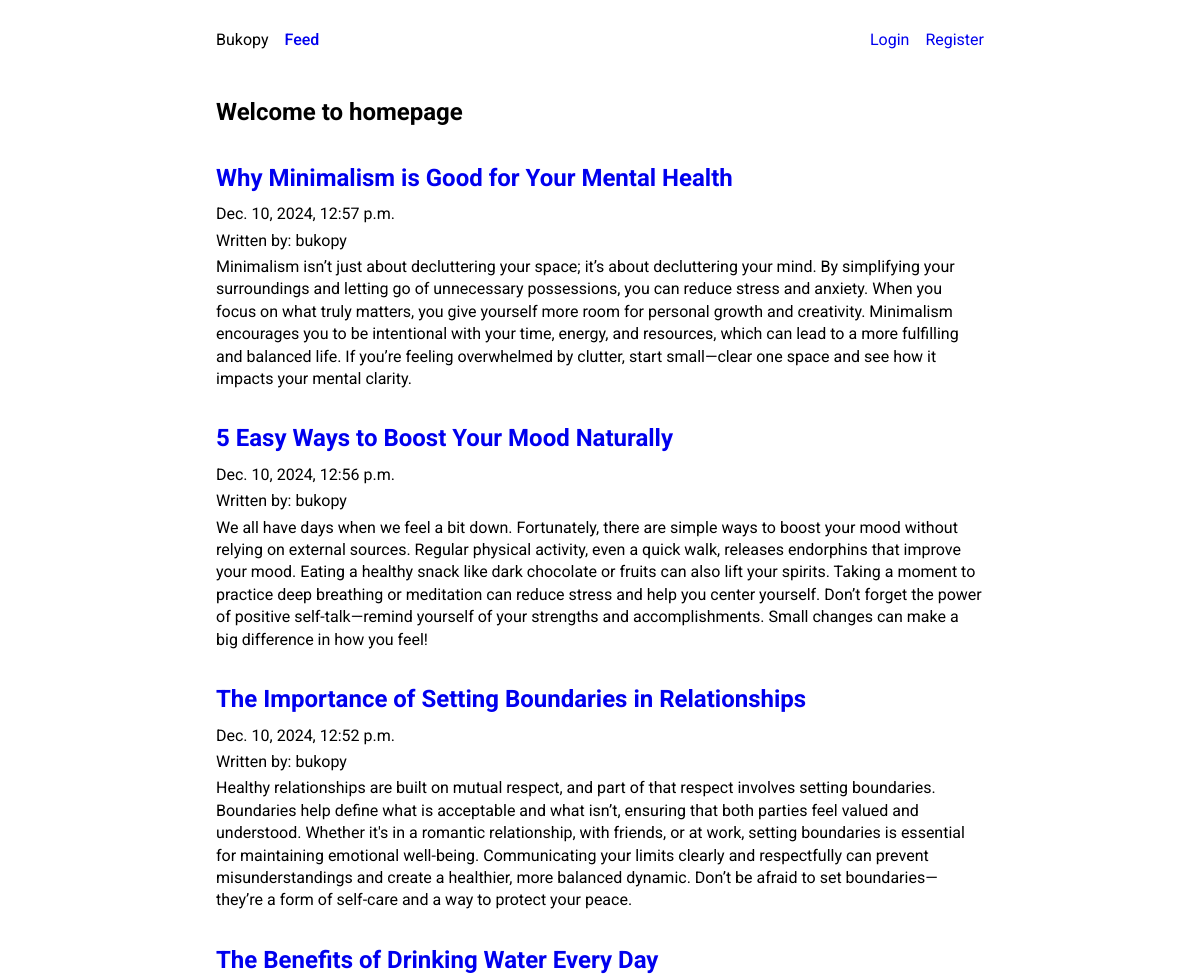
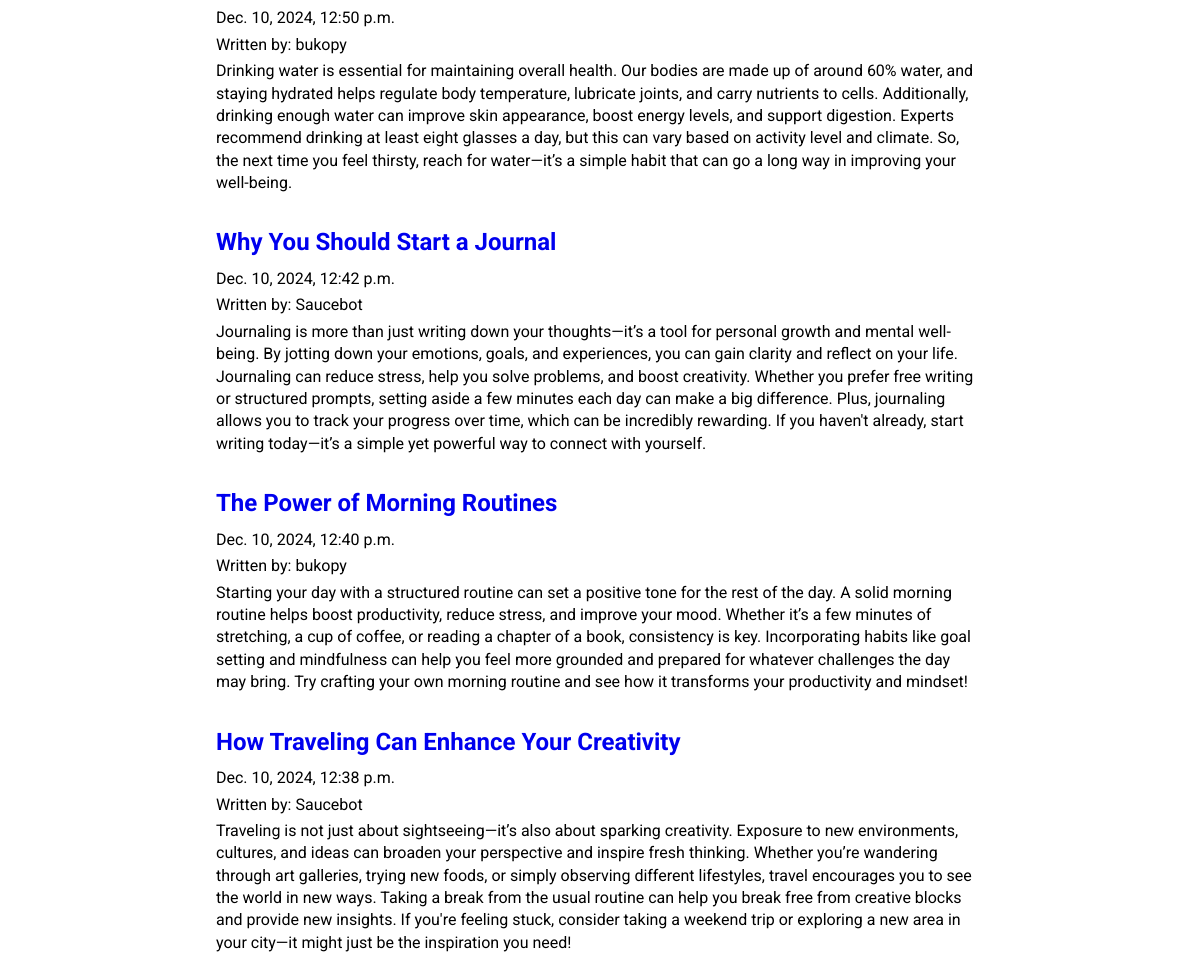
The page / on the database its author committed (2 pictures, top to bottom).
### posts/models.py (models this page shows, shortened)
class Post(models.Model):
    title = models.CharField(max_length=75)
    body = models.TextField()
    slug = models.SlugField()
    date = models.DateTimeField(auto_now_add=True)
    banner = models.ImageField(default='fallback.png', blank=True)
    author = models.ForeignKey(User, on_delete=models.CASCADE, default=None)

### blog_site/views.py (the view)
# urls.py: path('', views.homepage),
def homepage(request):
    posts = Post.objects.all().order_by('-date')
    return render(request, 'home.html', { 'posts': posts })

### templates/home.html (shortened to what this page needs)
{% extends 'layout.html' %}
{% block content %}
<section class="">
    <h1 class="">Welcome to homepage</h1>
    {% for post in posts %}
    <article class="posts-feed">
      <h2 class="post__title">
        <a href="{% url 'posts:page' slug=post.slug %}" class="post__link">
          {{ post.title }}</h2>
        <p class="post__body">{{ post.date }}</p>
        <p class="post__body">Written by: {{ post.author }}</p>
      <p class="post__body">{{ post.body }}</p>
    </article>
  {% endfor %}
  </section>
{% endblock %}

### static/css/style.css (style rules this page uses)
* { margin: 0; padding: 0; box-sizing: border-box; }
body { width: 100%; max-width: 800px; margin: 0 auto; min=height: 100vh; background-color: #ffffff; line-height: 1.4; font-family: Roboto; position: relative; }
h1 { font-size: 20px; color: black; }
a { text-decoration: none; }
p { font-size: 16px; font-fami }
article.posts-feed { margin-bottom: 32px; display: flex; flex-direction: column; gap: 4px; }
h1 { margin-bottom: 32px; font-size: 24px; }

### rows shown on the page
Post: title "Why Minimalism is Good for Your Mental Health", date "Dec. 10, 2024, 12:57 p.m.", author "bukopy", body "Minimalism isn’t just about decluttering your space; it’s about decluttering your mind. By simplifying your surroundings and letting go of unnecessary possessions, you can reduce stress and anxiety. When you focus on what truly matters, you give yourself more room for personal growth and creativity. Minimalism encourages you to be intentional with your time, energy, and resources, which can lead to a more fulfilling and balanced life. If you’re feeling overwhelmed by clutter, start small—clear one space and see how it impacts your mental clarity."
Post: title "5 Easy Ways to Boost Your Mood Naturally", date "Dec. 10, 2024, 12:56 p.m.", author "bukopy", body "We all have days when we feel a bit down. Fortunately, there are simple ways to boost your mood without relying on external sources. Regular physical activity, even a quick walk, releases endorphins that improve your mood. Eating a healthy snack like dark chocolate or fruits can also lift your spirits. Taking a moment to practice deep breathing or meditation can reduce stress and help you center yourself. Don’t forget the power of positive self-talk—remind yourself of your strengths and accomplishments. Small changes can make a big difference in how you feel!"
Post: title "The Importance of Setting Boundaries in Relationships", date "Dec. 10, 2024, 12:52 p.m.", author "bukopy", body "Healthy relationships are built on mutual respect, and part of that respect involves setting boundaries. Boundaries help define what is acceptable and what isn’t, ensuring that both parties feel valued and understood. Whether it's in a romantic relationship, with friends, or at work, setting boundaries is essential for maintaining emotional well-being. Communicating your limits clearly and respectfully can prevent misunderstandings and create a healthier, more balanced dynamic. Don’t be afraid to set boundaries—they’re a form of self-care and a way to protect your peace."
Post: title "The Benefits of Drinking Water Every Day", date "Dec. 10, 2024, 12:50 p.m.", author "bukopy", body "Drinking water is essential for maintaining overall health. Our bodies are made up of around 60% water, and staying hydrated helps regulate body temperature, lubricate joints, and carry nutrients to cells. Additionally, drinking enough water can improve skin appearance, boost energy levels, and support digestion. Experts recommend drinking at least eight glasses a day, but this can vary based on activity level and climate. So, the next time you feel thirsty, reach for water—it’s a simple habit that can go a long way in improving your well-being."
Post: title "Why You Should Start a Journal", date "Dec. 10, 2024, 12:42 p.m.", author "Saucebot", body "Journaling is more than just writing down your thoughts—it’s a tool for personal growth and mental well-being. By jotting down your emotions, goals, and experiences, you can gain clarity and reflect on your life. Journaling can reduce stress, help you solve problems, and boost creativity. Whether you prefer free writing or structured prompts, setting aside a few minutes each day can make a big difference. Plus, journaling allows you to track your progress over time, which can be incredibly rewarding. If you haven't already, start writing today—it’s a simple yet powerful way to connect with yourself."
Post: title "The Power of Morning Routines", date "Dec. 10, 2024, 12:40 p.m.", author "bukopy", body "Starting your day with a structured routine can set a positive tone for the rest of the day. A solid morning routine helps boost productivity, reduce stress, and improve your mood. Whether it’s a few minutes of stretching, a cup of coffee, or reading a chapter of a book, consistency is key. Incorporating habits like goal setting and mindfulness can help you feel more grounded and prepared for whatever challenges the day may bring. Try crafting your own morning routine and see how it transforms your productivity and mindset!"
Post: title "How Traveling Can Enhance Your Creativity", date "Dec. 10, 2024, 12:38 p.m.", author "Saucebot", body "Traveling is not just about sightseeing—it’s also about sparking creativity. Exposure to new environments, cultures, and ideas can broaden your perspective and inspire fresh thinking. Whether you’re wandering through art galleries, trying new foods, or simply observing different lifestyles, travel encourages you to see the world in new ways. Taking a break from the usual routine can help you break free from creative blocks and provide new insights. If you're feeling stuck, consider taking a weekend trip or exploring a new area in your city—it might just be the inspiration you need!"
